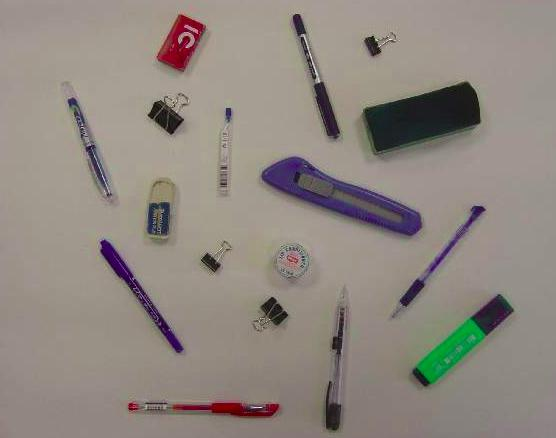
#> input picture images groupe2/objets1.jpg, 556 x 438 px
$ python -i affichageImageFiltre.py   (imports and definitions only)
#> lines starting #> are read from the running program, lines starting #| are printed output that depends on the picture
#> further down, picture is the input picture: shape (438, 556, 3); mean B, G, R 128.4, 135.6, 143.9
import cv2
from matplotlib import pyplot as plt


# [46 lines left out: functions afficherImageFiltre1, afficherImageFiltre2, not called in this run]


def dilateImage1(imageList):
    # Nombre de ligne et colonne pour faciliter l'affichage des différentes images sur 3x2
    rows = 2
    columns = len(imageList) // rows
#> columns = 219
    # Permet de définir la taille de chaque image lors de l'affichage
    fig = plt.figure(figsize=(15, 20))
    #Permet de parcourir chaque élément de la matricice d'affichage
    compt = 1
    # Parcours et récupération de chaque image de la liste des images
    # pour leur afficher suivant la disposition choisie
    images = []
    for canny in imageList:
        fig.add_subplot(rows, columns, compt)
        if compt == 1:
            dilated = cv2.dilate(canny, (1, 1), iterations=2)
        elif compt == 4:
            dilated = cv2.dilate(canny, (1, 1), iterations=21)
        else:
            dilated = cv2.dilate(canny, (1, 1), iterations=8)
        images.append(dilated)
        plt.imshow(dilated, cmap='gray')
        plt.axis('off')
        plt.title("Image "+str(compt)+" dilatée")
        compt = compt +1
#> after the loop, compt = 439; images = 438 items
    plt.show()
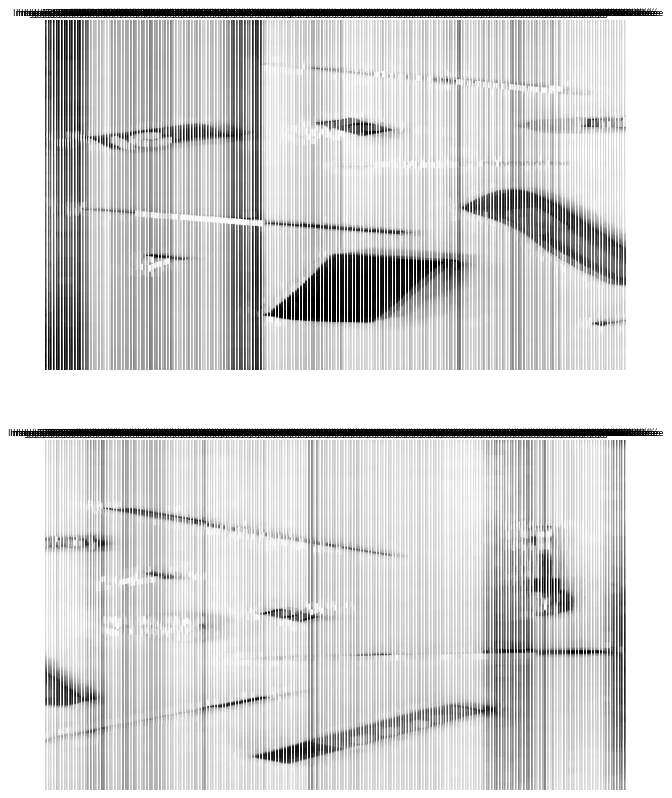
#> figure drawn by matplotlib, 438 panels
    return images

# [26 lines left out: function dilateImage2, not called in this run]

>>> import cv2
>>> picture = cv2.imread('images groupe2/objets1.jpg')
>>> result = dilateImage1(picture)
#> result = 438 items
